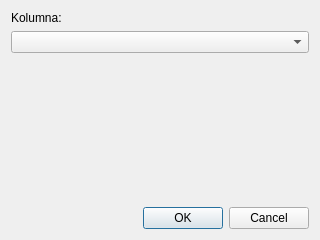
<?xml version="1.0" encoding="UTF-8"?>
<ui version="4.0">
 <class>Dialog</class>
 <widget class="QDialog" name="Dialog">
  <property name="windowModality">
   <enum>Qt::ApplicationModal</enum>
  </property>
  <property name="geometry">
   <rect>
    <x>0</x>
    <y>0</y>
    <width>320</width>
    <height>240</height>
   </rect>
  </property>
  <property name="windowTitle">
   <string>Opcje</string>
  </property>
  <layout class="QVBoxLayout" name="verticalLayout_2">
   <item>
    <layout class="QVBoxLayout" name="verticalLayout">
     <item>
      <widget class="QLabel" name="label">
       <property name="text">
        <string>Kolumna:</string>
       </property>
      </widget>
     </item>
     <item>
      <widget class="QComboBox" name="columnNameCombobox"/>
     </item>
     <item>
      <spacer name="verticalSpacer">
       <property name="orientation">
        <enum>Qt::Vertical</enum>
       </property>
       <property name="sizeHint" stdset="0">
        <size>
         <width>20</width>
         <height>40</height>
        </size>
       </property>
      </spacer>
     </item>
    </layout>
   </item>
   <item>
    <widget class="QDialogButtonBox" name="buttonBox">
     <property name="orientation">
      <enum>Qt::Horizontal</enum>
     </property>
     <property name="standardButtons">
      <set>QDialogButtonBox::Cancel|QDialogButtonBox::Ok</set>
     </property>
    </widget>
   </item>
  </layout>
 </widget>
 <resources/>
 <connections>
  <connection>
   <sender>buttonBox</sender>
   <signal>accepted()</signal>
   <receiver>Dialog</receiver>
   <slot>accept()</slot>
   <hints>
    <hint type="sourcelabel">
     <x>248</x>
     <y>254</y>
    </hint>
    <hint type="destinationlabel">
     <x>157</x>
     <y>274</y>
    </hint>
   </hints>
  </connection>
  <connection>
   <sender>buttonBox</sender>
   <signal>rejected()</signal>
   <receiver>Dialog</receiver>
   <slot>reject()</slot>
   <hints>
    <hint type="sourcelabel">
     <x>316</x>
     <y>260</y>
    </hint>
    <hint type="destinationlabel">
     <x>286</x>
     <y>274</y>
    </hint>
   </hints>
  </connection>
 </connections>
</ui>
